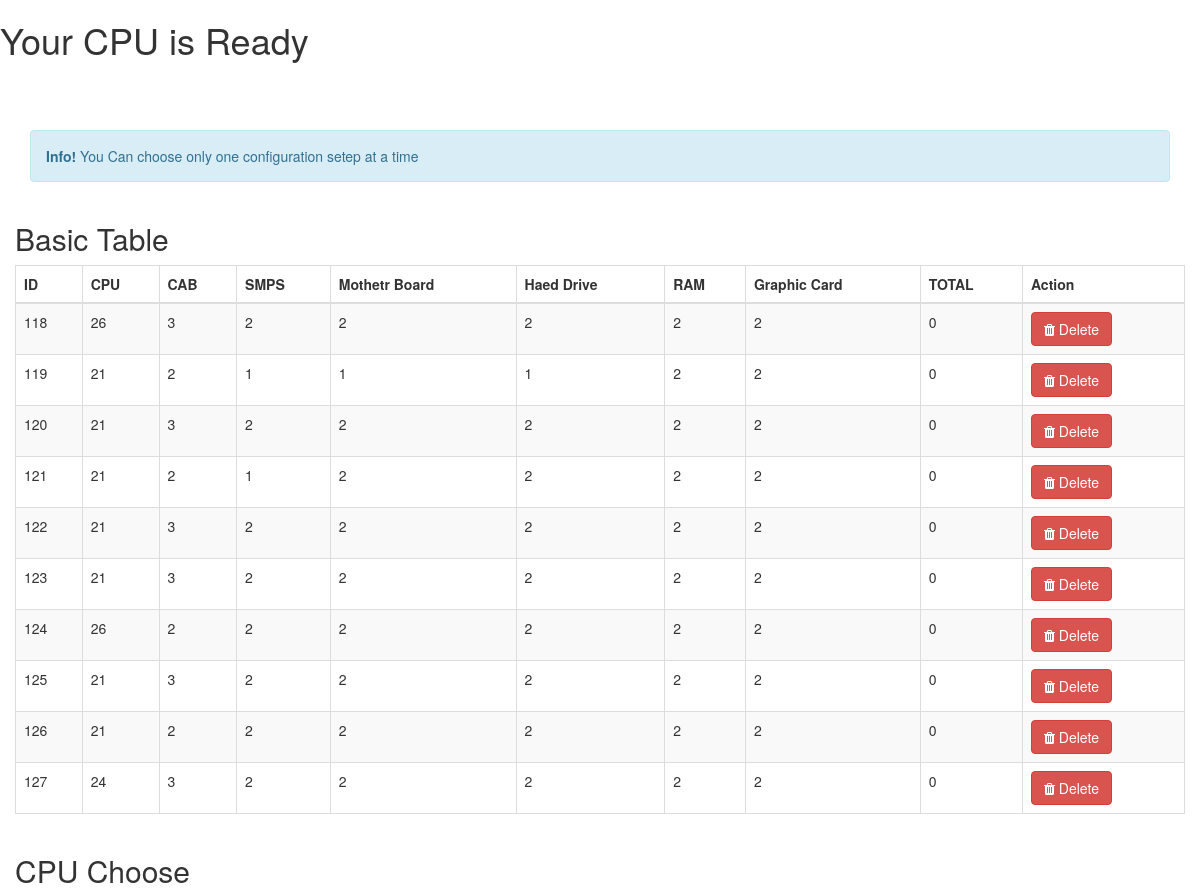
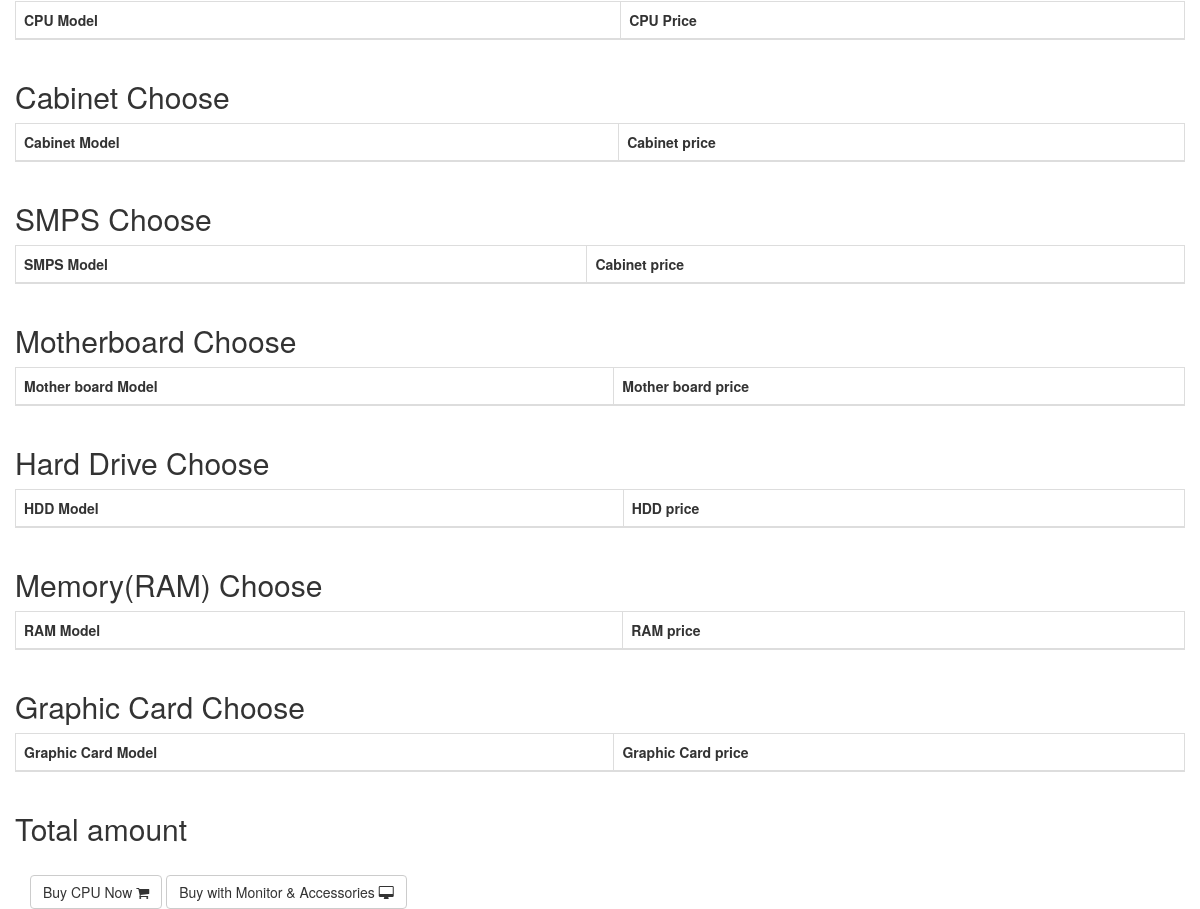
The app's page /home.php with its own data (2 pictures, top to bottom).
### tables this page shows
CREATE TABLE `price_list` (
  `id` int(100) NOT NULL,
  `CPU` varchar(100) NOT NULL,
  `CAB` varchar(100) NOT NULL,
  `SMPS` varchar(100) NOT NULL,
  `Morherboard` varchar(100) NOT NULL,
  `Harddrive` int(11) NOT NULL,
  `RAM` int(11) NOT NULL,
  `GCARD` int(11) NOT NULL,
  `Total` int(11) NOT NULL,
  `temp_id` varchar(100) NOT NULL
);

### admin/system/adodb/adodb.inc.php (called while the page is built, shortened)
<?php
 if (!defined('_ADODB_LAYER')) {
	GLOBAL
		$ADODB_vers,
		$ADODB_COUNTRECS,
		$ADODB_CACHE_DIR,
		$ADODB_CACHE,
		$ADODB_CACHE_CLASS,
		$ADODB_EXTENSION,
		$ADODB_COMPAT_FETCH,
	 	$ADODB_FETCH_MODE,
		$ADODB_GETONE_EOF,
		$ADODB_QUOTE_FIELDNAMES;
	function ADODB_Setup()
	{
	GLOBAL
		$ADODB_vers,
		$ADODB_COUNTRECS,
		$ADODB_CACHE_DIR,
	 	$ADODB_FETCH_MODE,
		$ADODB_CACHE,
		$ADODB_CACHE_CLASS,
		$ADODB_FORCE_TYPE,
		$ADODB_GETONE_EOF,
		$ADODB_QUOTE_FIELDNAMES;
		$ADODB_FETCH_MODE = ADODB_FETCH_DEFAULT;
		if (!isset($ADODB_COUNTRECS)) $ADODB_COUNTRECS = true;
	}
	class ADOConnection {
	var $database = '';
	var $host = '';
	var $user = '';
	var $debug = false;
	var $true = '1';
	var $false = '0';
	var $fetchMode=false;
	var $bulkBind = false;
	var $_queryID = false;
	var $_bindInputArray = false;
	function PConnect($argHostname = "", $argUsername = "", $argPassword = "", $argDatabaseName = "")
	{
		if ($argHostname != "") $this->host = $argHostname;
		if ($argUsername != "") $this->user = $argUsername;
		if ($argDatabaseName != "") $this->database = $argDatabaseName;
		if ($rez = $this->_pconnect($this->host, $this->user, $argPassword, $this->database)) return true;
		return $ret;
	}
	function Execute($sql,$inputarr=false)
	{
		if ($inputarr) {
			if (!is_array($inputarr)) $inputarr = array($inputarr);
			$element0 = reset($inputarr);
			$array_2d = $this->bulkBind && is_array($element0) && !is_object(reset($element0));
			unset($element0);
			if (!is_array($sql) && !$this->_bindInputArray) {
				$sqlarr = explode('?',$sql);
				$nparams = sizeof($sqlarr)-1;
				if (!$array_2d) $inputarr = array($inputarr);
				foreach($inputarr as $arr) {
					$sql = ''; $i = 0;
					while(list(, $v) = each($arr)) {
						$sql .= $sqlarr[$i];
						$typ = gettype($v);
						if ($typ == 'string')
							$sql .= $this->qstr($v);
						else if ($typ == 'double')
							$sql .= str_replace(',','.',$v);
						else if ($typ == 'boolean')
							$sql .= $v ? $this->true : $this->false;
						else if ($typ == 'object') {
							if (method_exists($v, '__toString')) $sql .= $this->qstr($v->__toString());
							else $sql .= $this->qstr((string) $v);
						} else if ($v === null)
							$sql .= 'NULL';
						else
							$sql .= $v;
						$i += 1;
						if ($i == $nparams) break;
					}
					if (isset($sqlarr[$i])) {
						$sql .= $sqlarr[$i];
						if ($i+1 != sizeof($sqlarr)) $this->outp_throw( "Input Array does not match ?: ".htmlspecialchars($sql),'Execute');
					} else if ($i != sizeof($sqlarr))
						$this->outp_throw( "Input array does not match ?: ".htmlspecialchars($sql),'Execute');
					$ret = $this->_Execute($sql);
					if (!$ret) return $ret;
				}
			} else {
				if ($array_2d) {
					if (is_string($sql))
						$stmt = $this->Prepare($sql);
					else
						$stmt = $sql;
					foreach($inputarr as $arr) {
						$ret = $this->_Execute($stmt,$arr);
						if (!$ret) return $ret;
					}
				} else {
					$ret = $this->_Execute($sql,$inputarr);
				}
			}
		} else {
			$ret = $this->_Execute($sql,false);
		}
		return $ret;
	}
	function _Execute($sql,$inputarr=false)
	{
		if ($this->debug) {
			global $ADODB_INCLUDED_LIB;
			if (empty($ADODB_INCLUDED_LIB)) include(ADODB_DIR.'/adodb-lib.inc.php');
			$this->_queryID = _adodb_debug_execute($this, $sql,$inputarr);
		} else {
			$this->_queryID = @$this->_query($sql,$inputarr);
		}
		$rs = new $rsclass($this->_queryID,$this->fetchMode);
		$rs->connection = $this;
		$rs->Init();
		if (is_array($sql)) $rs->sql = $sql[0];
		else $rs->sql = $sql;
		if ($rs->_numOfRows <= 0) {
		global $ADODB_COUNTRECS;
			if ($ADODB_COUNTRECS) {
				if (!$rs->EOF) {
					$rs = $this->_rs2rs($rs,-1,-1,!is_array($sql));
					$rs->_queryID = $this->_queryID;
				} else
					$rs->_numOfRows = 0;
			}
		}
		return $rs;
	}
}
	class ADORecordSet implements IteratorAggregate {
	var $_numOfRows = -1;
	var $_numOfFields = -1;
	var $_currentRow = -1;
	var $_closed = false;
	function ADORecordSet($queryID)
	{
		$this->_queryID = $queryID;
	}
	function Init()
	{
		if ($this->_numOfRows != 0 && $this->_numOfFields && $this->_currentRow == -1) {
			$this->_currentRow = 0;
			if ($this->EOF = ($this->_fetch() === false)) {
				$this->_numOfRows = 0;
			}
		} else {
			$this->EOF = true;
		}
	}
	function Close()
	{
		if (!$this->_closed) {
			$this->_closed = true;
			return $this->_close();
		} else
			return true;
	}
	function RecordCount() {return $this->_numOfRows;}
}
	function ADOLoadCode($dbType)
	{
		$db = strtolower($dbType);
		switch ($db) {
			default:
				$class = $db; break;
		}
		$file = ADODB_DIR."/drivers/adodb-".$db.".inc.php";
		if (class_exists("ADODB_" . $class)) return $class;
		return false;
	}
	function ADONewConnection($db='')
	{
	GLOBAL $ADODB_NEWCONNECTION, $ADODB_LASTDB;
		$errorfn = (defined('ADODB_ERROR_HANDLER')) ? ADODB_ERROR_HANDLER : false;
		if(empty($obj)) {
			if (!isset($ADODB_LASTDB)) $ADODB_LASTDB = '';
			if ($db != $ADODB_LASTDB) $db = ADOLoadCode($db);
			$cls = 'ADODB_'.$db;
			$obj = new $cls();
		}
		return $obj;
	}
}
?>

### admin/system/database.php (called while the page is built, shortened)
<?php
include ('adodb/adodb.inc.php');
class clsConnection
{
    private $db_host;
    private $db_user;
    private $db_pwd;
    private $db_name;
    private $dbLink;
    function clsConnection()
    {
        if (strstr($_SERVER['HTTP_HOST'], "192.168.1.") || $_SERVER['HTTP_HOST'] =="localhost")
        {
            $this->db_host = "localhost";
            $this->db_user = "root";
            $this->db_pwd = "";
            $this->db_name = "tilottama_tech";
        }
        else
        {
            $this->db_host = "localhost";
            $this->db_user = "root";
            $this->db_pwd = "";
            $this->db_name = "reborndb";
        }
        $this->dbLink = ADONewConnection('mysqli');
        $this->dbLink->PConnect($this->db_host, $this->db_user, $this->db_pwd, $this->db_name);
    }
    public function GetAllRows($sqlQuery = "")
    {
        $recordSet = $this->dbLink->Execute($sqlQuery);
        $rows = array();
        if (!$recordSet)
        {
            print $this->dbLink->ErrorMsg();
        }
        else
        {
            while (!$recordSet->EOF)
            {
                $rows[] = $recordSet->fields;
                $recordSet->MoveNext();
            }
        }
        return $rows;
    }
}
?>

### admin/system/adodb/drivers/adodb-mysqli.inc.php (called while the page is built, shortened)
<?php
if (! defined("_ADODB_MYSQLI_LAYER")) {
class ADODB_mysqli extends ADOConnection {
	var $clientFlags = 0;
	var $port = false;
	var $socket = false;
	var $optionFlags = array(array(MYSQLI_READ_DEFAULT_GROUP,0));
  	var $multiQuery = false;
	function _connect($argHostname = NULL,
			  $argUsername = NULL,
			  $argPassword = NULL,
			  $argDatabasename = NULL, $persist=false)
	  {
	    $this->_connectionID = @mysqli_init();
		foreach($this->optionFlags as $arr) {
			mysqli_options($this->_connectionID,$arr[0],$arr[1]);
		}
		if ($persist && PHP_VERSION > 5.2 && strncmp($argHostname,'p:',2) != 0) $argHostname = 'p:'.$argHostname;
		$ok = mysqli_real_connect($this->_connectionID,
 				    $argHostname,
 				    $argUsername,
 				    $argPassword,
 				    $argDatabasename,
					$this->port,
					$this->socket,
					$this->clientFlags);
		if ($ok) {
	 		if ($argDatabasename)  return $this->SelectDB($argDatabasename);
 			return true;
 	   } else {
			if ($this->debug)
		  		ADOConnection::outp("Could't connect : "  . $this->ErrorMsg());
			$this->_connectionID = null;
			return false;
	   }
	}
	function _pconnect($argHostname, $argUsername, $argPassword, $argDatabasename)
	{
		return $this->_connect($argHostname, $argUsername, $argPassword, $argDatabasename, true);
	}
	function SelectDB($dbName)
	{
	    if ($this->_connectionID) {
        	$result = @mysqli_select_db($this->_connectionID, $dbName);
			return $result;
		}
	    return false;
	}
	function _query($sql, $inputarr)
	{
	global $ADODB_COUNTRECS;
		if ($this->multiQuery) {
			$rs = mysqli_multi_query($this->_connectionID, $sql.';');
			if ($rs) {
				$rs = ($ADODB_COUNTRECS) ? @mysqli_store_result( $this->_connectionID ) : @mysqli_use_result( $this->_connectionID );
				return $rs ? $rs : true;
			}
		} else {
			$rs = mysqli_query($this->_connectionID, $sql, $ADODB_COUNTRECS ? MYSQLI_STORE_RESULT : MYSQLI_USE_RESULT);
			if ($rs) return $rs;
		}
		return false;
	}
}
class ADORecordSet_mysqli extends ADORecordSet{
	function ADORecordSet_mysqli($queryID, $mode = false)
	{
	  if ($mode === false)
	   {
	      global $ADODB_FETCH_MODE;
	      $mode = $ADODB_FETCH_MODE;
	   }
	  switch ($mode)
	    {
	    case ADODB_FETCH_DEFAULT:
	    case ADODB_FETCH_BOTH:
	    default:
	      $this->fetchMode = MYSQLI_BOTH;
	      break;
	    }
	}
	function _initrs()
	{
	global $ADODB_COUNTRECS;
		$this->_numOfRows = $ADODB_COUNTRECS ? @mysqli_num_rows($this->_queryID) : -1;
		$this->_numOfFields = @mysqli_num_fields($this->_queryID);
	}
	function MoveNext()
	{
		$this->fields = @mysqli_fetch_array($this->_queryID,$this->fetchMode);
		if (is_array($this->fields)) return true;
		$this->EOF = true;
		return false;
	}
	function _fetch()
	{
		$this->fields = mysqli_fetch_array($this->_queryID,$this->fetchMode);
	  	return is_array($this->fields);
	}
	function _close()
	{
	  	$this->_queryID = false;
	}
}
}
?>

### admin/employee.cls.php (called while the page is built, shortened)
<?php
class employee_inc{
 private $db_con;
 function employee_inc()
	{
	 $this->db_con=new clsConnection;
    }
    function getEmployeeById($id){
        $sSql="SELECT * FROM price_list WHERE temp_id='".$id."' ";
        $rows = $this->db_con->GetAllRows($sSql);
        return $rows;
    }
}
?>

### home.php (the view, shortened to what this page needs)
<?php
include ('admin/system/database.php');
include ('admin/employee.cls.php');
$obj_emp = new employee_inc ;
$rowEmployee = $obj_emp->getEmployeeById($_SESSION['temp_user']);
?>
<!DOCTYPE html>
<html lang="en">
<head>
  <link rel="stylesheet" href="https://cdnjs.cloudflare.com/ajax/libs/font-awesome/4.7.0/css/font-awesome.min.css">
  <link rel="stylesheet" href="https://maxcdn.bootstrapcdn.com/bootstrap/3.4.0/css/bootstrap.min.css">
  <link rel="stylesheet" href="css/style.css">
</head>
<body>
<div class= " banner_success">
<div class="center-outer">
<div class="center-inner">
<div class="bubbles">
<h1>Your CPU is Ready</h1>
</div>
</div>
</div>
</div>
<div class="container">
<div class="alert custome_alert alert-info" >
  <strong>Info!</strong> You Can choose only one configuration setep at a time
</div>
<div class="row"  >
  <h2>Basic Table</h2>
  <table class='table table-bordered table-striped'>
    <thead>
      <tr>
        <th>ID</th>
        <th>CPU</th>
        <th>CAB</th>
        <th>SMPS</th>
        <th>Mothetr Board</th>
        <th>Haed Drive</th>
        <th>RAM</th>
        <th>Graphic Card</th>
        <th>TOTAL</th>
        <th>Action</th>
      </tr>
    </thead>
    <tbody>
    <?php
    foreach ($rowEmployee as  $row_employee) {
    ?>
    <tr>
        <td><?php echo $row_employee['id'];?> </td>
        <td><?php echo $row_employee['CPU'];?> </td>
        <td><?php echo $row_employee['CAB'];?></td>
        <td><?php echo $row_employee['SMPS'];?></td>
        <td><?php echo $row_employee['Morherboard'];?> </td>
        <td><?php echo $row_employee['Harddrive'];?> </td>
        <td><?php echo $row_employee['RAM'];?> </td>
        <td><?php echo $row_employee['GCARD'];?> </td>
        <td><?php echo $row_employee['Total'];?></td>
        <td><a class="btn btn-danger"  href="delete.php?id=<?php echo $row_employee['id'];?>" role="button"> <i class="fa fa-trash" aria-hidden="true"></i>
           Delete</a>
        </td>
      </tr>
      <?php
       }
      ?>
    </tbody>
  </table>
</div>
<div class="row" style="overflow-x:auto;" >
  <h2>CPU Choose</h2>
  <table class='table table-bordered table-striped'>
    <thead>
      <tr>
        <th>CPU Model</th>
        <th>CPU Price</th>
      </tr>
    </thead>
  </table>
</div>
<div class="row" style="overflow-x:auto;" >
  <h2>Cabinet Choose</h2>
  <table class='table table-bordered table-striped'>
    <thead>
      <tr>
        <th>Cabinet Model </th>
        <th>Cabinet price</th>
      </tr>
    </thead>
  </table>
</div>
<div class="row" style="overflow-x:auto;" >
  <h2>SMPS Choose</h2>
  <table class='table table-bordered table-striped'>
    <thead>
      <tr>
        <th>SMPS Model </th>
        <th>Cabinet price</th>
      </tr>
    </thead>
  </table>
</div>
<div class="row" style="overflow-x:auto;" >
  <h2>Motherboard Choose</h2>
  <table class='table table-bordered table-striped'>
    <thead>
      <tr>
        <th>Mother board Model </th>
        <th>Mother board price</th>
      </tr>
    </thead>
  </table>
</div>
<div class="row" style="overflow-x:auto;" >
  <h2>Hard Drive Choose</h2>
  <table class='table table-bordered table-striped'>
    <thead>
      <tr>
        <th>HDD Model </th>
        <th>HDD price</th>
      </tr>
    </thead>
  </table>
</div>
<div class="row" style="overflow-x:auto;" >
  <h2>Memory(RAM) Choose</h2>
  <table class='table table-bordered table-striped'>
    <thead>
      <tr>
        <th>RAM Model </th>
        <th>RAM price</th>
      </tr>
    </thead>
  </table>
</div>
<div class="row" style="overflow-x:auto;" >
  <h2>Graphic Card Choose</h2>
  <table class='table table-bordered table-striped'>
    <thead>
      <tr>
        <th>Graphic Card Model </th>
        <th>Graphic Card price</th>
      </tr>
    </thead>
  </table>
</div>
<div class="row" style="overflow-x:auto;" >
  <h2>Total amount</h2>
</div>
<a class="btn  btn-default edit_btn" href="login.php">Buy CPU Now <i class="fa fa-shopping-cart"></i></a>
<a class="btn  btn-default edit_btn" href="#">Buy with Monitor & Accessories <i class="fa fa-desktop"></i></a>
</div>
</body>
</html>

### records on screen
price_list: id "118", CPU "26", CAB "3", SMPS "2", Morherboard "2", Harddrive "2", RAM "2", GCARD "2", Total "0"
price_list: id "119", CPU "21", CAB "2", SMPS "1", Morherboard "1", Harddrive "1", RAM "2", GCARD "2", Total "0"
price_list: id "120", CPU "21", CAB "3", SMPS "2", Morherboard "2", Harddrive "2", RAM "2", GCARD "2", Total "0"
price_list: id "121", CPU "21", CAB "2", SMPS "1", Morherboard "2", Harddrive "2", RAM "2", GCARD "2", Total "0"
price_list: id "122", CPU "21", CAB "3", SMPS "2", Morherboard "2", Harddrive "2", RAM "2", GCARD "2", Total "0"
price_list: id "123", CPU "21", CAB "3", SMPS "2", Morherboard "2", Harddrive "2", RAM "2", GCARD "2", Total "0"
price_list: id "124", CPU "26", CAB "2", SMPS "2", Morherboard "2", Harddrive "2", RAM "2", GCARD "2", Total "0"
price_list: id "125", CPU "21", CAB "3", SMPS "2", Morherboard "2", Harddrive "2", RAM "2", GCARD "2", Total "0"
price_list: id "126", CPU "21", CAB "2", SMPS "2", Morherboard "2", Harddrive "2", RAM "2", GCARD "2", Total "0"
price_list: id "127", CPU "24", CAB "3", SMPS "2", Morherboard "2", Harddrive "2", RAM "2", GCARD "2", Total "0"
